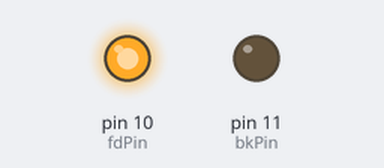
Bench run of a sketch on a simulated Arduino Uno, built with avr-gcc and run on an emulated ATmega328P. On the bench: output pins drawn as LEDs (lit = HIGH).

Above: at 1.0 s.
At 3.0 s:
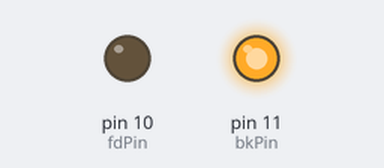
Timing chart, 0 to 5.2 s (numbered marks = the images above):
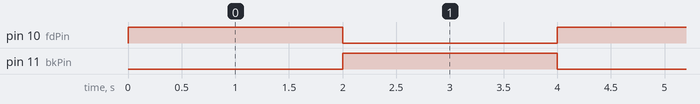

Measured:
- by itself, pin 10 (fdPin), pin 11 (bkPin): alternates HIGH for 2.0 s and LOW for 2.0 s
- by itself, everything shown: repeats every 4.0 s, in 3 steps

The sketch:

KnexArduino.ino
```cpp
//define variables
int fdPin = 10;
int bkPin = 11;

void setup() {
  //set both control pins as outputs
  pinMode(10, OUTPUT);
  pinMode(11, OUTPUT);
}

void loop() {
  // repeatedly drive forward for 2 seconds, then backward for 2 seconds
  digitalWrite(fdPin, HIGH);
  delay(2000);
  digitalWrite(fdPin, LOW);
  digitalWrite(bkPin, HIGH);
  delay(2000);
  digitalWrite(bkPin, LOW);
}
```
